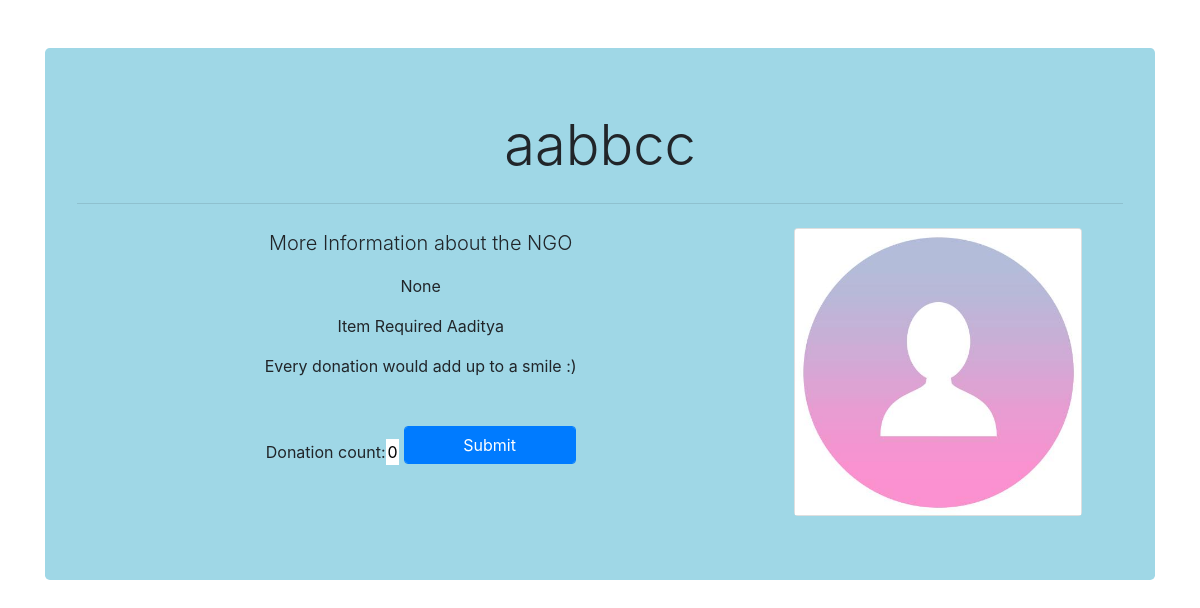
Page /main/donation/8 on the committed database.
### main/models.py (models this page shows, shortened)
class Requirements(models.Model):
    category = [
        ('medicine', 'medicine'),
        ('equipment', 'equipment'),
    ]
    ngo = models.ForeignKey(Ngo, on_delete=models.CASCADE)
    name = models.CharField(max_length=100)
    category = models.CharField(max_length=20, choices=category)
    initial_count = models.FloatField()
    donation_count = models.FloatField(default=0)

### login/models.py (models this page shows)
class Ngo(models.Model):
    ngo_name = models.CharField(max_length=200, null=True)
    user = models.OneToOneField(
        User, on_delete=models.CASCADE, primary_key=True, unique=True)
    contact_number = models.IntegerField(null=True)
    email = models.EmailField(max_length=200, null=True)
    address = models.CharField(max_length=500, null=True)
    state = models.CharField(max_length=200, null=True)
    logo = models.ImageField(null=True, blank=True, default='ngo.jpg')
    def __str__(self):
        return str(self.user)

class User(AbstractUser):
    is_ngo = models.BooleanField(default=False)
    is_donor = models.BooleanField(default=False)
    is_verified = models.BooleanField(default=False)

### main/views.py (the view)
# urls.py: path('donation/<str:pk>', views.donation, name='donation'),
def donation(request, pk):
    req = Requirements.objects.get(id=pk)
    form = Count()
    if request.method == "POST":
        form = Count(request.POST)
        if form.is_valid():
            donation = form.cleaned_data['donation_count']
            form.save()
    print(type(req))
    print(req.name)
    print(req.ngo)
    context = {'req': req, 'form': form}
    return render(request, 'main/donation.html', context)

### main/forms.py
class Count(ModelForm):
    class Meta:
        model = Requirements
        fields = ['donation_count']

### main/templates/main/donation.html (shortened to what this page needs)
<!DOCTYPE html>
<html lang="en">
<head>
    <link rel="stylesheet" href="https://stackpath.bootstrapcdn.com/bootstrap/4.5.2/css/bootstrap.min.css"
>
</head>
<body>
    <div class="container mt-5">
        <div class="jumbotron align-middle" style="background-color: #9fd7e6;">
            <h2 class="display-4">{{req.ngo}}</h2>
            <hr class="my-4">
            <div class="row">
                <div class="col-md-8">
                    <b>
                        <p class="lead">More Information about the NGO</p>
                    </b>
                    <p>{{req.ngo.address}}</p>
                    <p>Item Required {{req.name}}</p>
                    <p>Every donation would add up to a smile :)</p>
                    <div class="qty mt-5">
                        <form action="" method="POST">
                            {{form}}
                            <input type="submit" name="submit" class="btn btn-primary form-control form-group col-lg-3">
                        </form>
                    </div>
                </div>
                <div class="col-md-4 ">
                    <div class="card " style="width: 18rem;">
                        <img src="{{req.ngo.logo.url}}" class="card-img-top" alt="...">
                    </div>
                </div>
            </div>
        </div>
    </div>
</body>
</html>

### main/templates/main/donation.html (style rules this page uses)
div { text-align: center; }
input { border: 0; width: 2%; }

### rows in the picture
Requirements: ngo "aabbcc", ngo.address "None", name "Aaditya", ngo.logo (picture)
